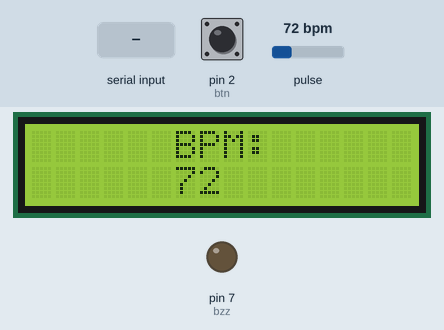
A sketch run on a simulated Arduino Uno, built with avr-gcc and run on an emulated ATmega328P. Parts: 16×2 character LCD, output pins drawn as LEDs (lit = HIGH). The inputs (shaded band) are chosen by the test bench; at power-on: pin 2 (btn) HIGH, pulse 72 bpm. What the sketch prints to the serial monitor is not drawn.

Above: at 1.6 s.
1.7 s: "e90\n" received over Serial
At 4.2 s:
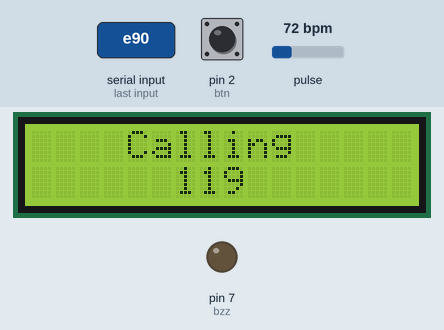
5.6 s: pin 2 (btn) pulled LOW for 3.2 s
At 9.5 s:
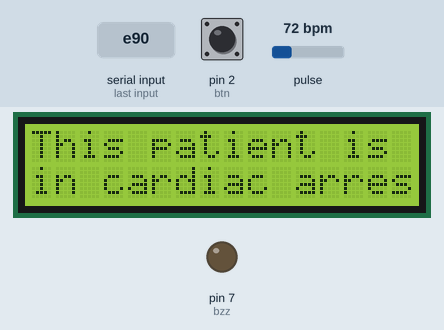
12.3 s: pin 2 (btn) pulled LOW for 1 s
At 13.6 s:
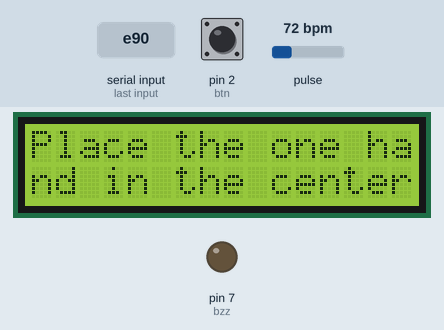
17.2 s: pin 2 (btn) pulled LOW for 0.15 s
At 17.8 s:
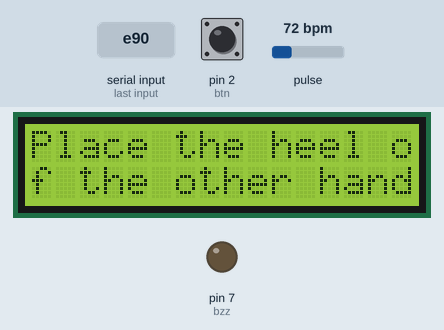
21.2 s: pin 2 (btn) pulled LOW for 1 s
At 22.7 s:
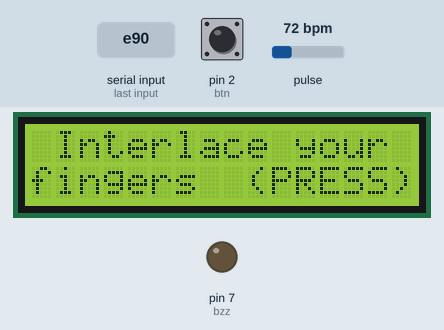
26.1 s: pin 2 (btn) pulled LOW for 0.15 s
At 27.0 s:
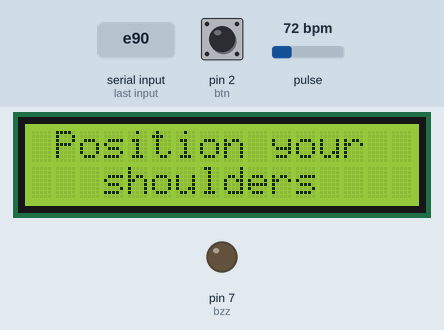
Timing chart, 0 to 29.1 s (numbered marks = the images above; inputs shaded):
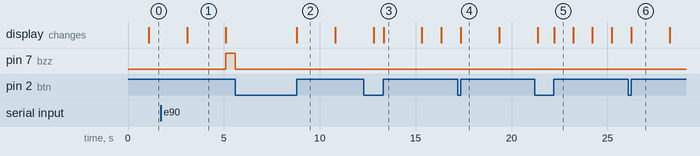

Measured:
- after the input at 1.7 s, pin 7 (bzz): LOW → HIGH after 3.4 s; the display: changes after 1.4 s (image 1)
- after the input at 5.6 s, the display: changes after 3.2 s (image 2)
- after the input at 17.2 s, the display: changes after 0.16 s (image 4)
- after the input at 26.1 s, the display: changes after 0.16 s (image 6)
- what the display in image 1 shows lasts 2.0 s, from 3.1 s to 5.1 s
- what the display in image 5 shows lasts 1.0 s, from 22.2 s to 23.2 s

The sketch:

HeartAttack.ino
```cpp
#define USE_ARDUINO_INTERRUPTS true
#include<LiquidCrystal.h>
#include <PulseSensorPlayground.h>

PulseSensorPlayground pulseSensor;
LiquidCrystal lcd(4, 6, 10, 11, 12, 13);

//변수선언
String sec = "2000";
int i = 0;
int btn = 2;
int bzz = 7;
int pulse = 0;
bool emerge = false;
bool over = false;
String cprManual[][3] = {{"    Calling", "      119", sec},
                   {"   Requesting", "for help", "*"},  //CPR 메뉴얼 텍스트배열
                   {"This patient is", "in cardiac arrest", sec},
                   {"    He needs", "    your help", sec},
                   {"  Press to show", "CPR steps", "*"},
                   {"Place the one ha", "nd in the center", sec},
                   {"of the chest", "", "*"},
                   {"Place the heel o", "f the other hand", sec},
                   {"directly on top", "of the first", sec},
                   {"of the first", "", "*"},
                   {" Interlace your", "fingers", "*"},
                   {" Position your", "   shoulders", sec},
                   {" directly over", "yourhands", "*"},
                   {" Keep your arm", "    straight", sec},
                   {" Push 5cm down", "", "*"},
                   {"  Now CPR with", "following beats", sec},
                   {"   until 119", "    arrives", sec},
                   {"     Ready?", "", "*"},
                   {"       3", "", "1000"},
                   {"       2", "", "1000"},
                   {"       1", "", "1000"},
                   {"       GO", "", "500"}};


void setup() {
  Serial.begin(9600);
  lcd.begin(16, 2);
  lcd.clear();
  pinMode(btn, INPUT_PULLUP);
  pinMode(bzz, OUTPUT);
  pulseSensor.analogInput(pulse);
  pulseSensor.setThreshold(550);
  if (pulseSensor.begin()) {
    Serial.println("Start");
  }
}

void loop() {
  if(emerge == true){  //환자가 위급상황인 경우
    if(i==21){
      repeatBuzz(30);
      rest(10);
      if(over==true){  //시스템 종료
        lcd.clear();
        }
      }
    else{  //CPR메뉴얼 표시단계
      printTxt();
      cprNext();
      i += 1;
      }
    }
  else{  //평소상태(BPM표시)
    int myBPM = pulseSensor.getBeatsPerMinute();
    if (pulseSensor.sawStartOfBeat()) {
      Serial.println("asd");
      lcd.clear();
      lcd.setCursor(6, 0);
      lcd.print("BPM:");
      lcd.setCursor(6, 1);
      lcd.print(myBPM);
      if (Serial.available() > 0 || myBPM == 0){ //심장이 멈췄을때 위급상황으로 전환
        int inData = Serial.read();
        if (inData == 'e'){
          emerge=true;
          }
        }
      }
    delay(1000);
    }
}

void printTxt() {  //LCD에 글씨표시하는 함수
  lcd.clear();
  for(int j=0;j<2;j++){
    lcd.setCursor(0, j);
    lcd.print(cprManual[i][j]);
    }

}
void blinkAndWait(){  //텍스트를 깜빡여주는 함수
  long prev = 0;
  bool m = true;
  while (digitalRead(btn) == HIGH){
    long current = millis();
    if(current - prev >= 1000){
        prev = current;
        m = !m;
        lcd.setCursor(9, 1);
        if(m == true){
          digitalWrite(bzz, LOW);
          lcd.print("       ");
          }
        else{
          if(i == 1){digitalWrite(bzz, HIGH);}
          lcd.print("(PRESS)");
          }
        }

    }
  digitalWrite(bzz, LOW);
  while(digitalRead(btn) == LOW){
    delay(50);
    }

  }

void cprNext(){
  if(cprManual[i][2] == "*"){
    blinkAndWait();
    }
  else{
    delay(cprManual[i][2].toInt());
    }
  }

void repeatBuzz(int del){  //CPR 박자 알려주는 함수
  long prev = 0;
  int k = del;
  while (k>0 && over == false){
    long current = millis();
    if(current - prev >= 600){
      prev = current;
      lcd.clear();
      lcd.setCursor(2, 0);
      lcd.print("CPR    Press");
      lcd.setCursor(2, 1);
      lcd.print("       to stop");
      lcd.setCursor(2, 1);
      lcd.print(k);
      digitalWrite(bzz, HIGH);
      delay(50);
      digitalWrite(bzz, LOW);
      k -= 1;
      }
    if(digitalRead(btn) == LOW){
      over = true;
      }
    }
  }

void rest(int tme){  //CPR한 후 쉬는 함수
  long prev = 0;
  int k = tme;
  while (k>0 && over == false){
    long current = millis();
    if(current - prev >= 1000){
      prev = current;
      lcd.clear();
      lcd.setCursor(2, 0);
      lcd.print("Rest   Press");
      lcd.setCursor(2, 1);
      lcd.print("       to stop");
      lcd.setCursor(2, 1);
      lcd.print(k);
      k -= 1;
      }
    if(digitalRead(btn) == LOW){
      over = true;
      }
    }
  }
```
